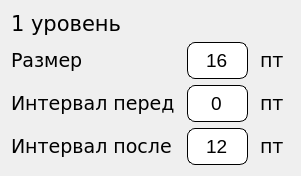
    <widget class="QWidget" name="gridLayoutWidget_3">
     <property name="geometry">
      <rect>
       <x>10</x>
       <y>20</y>
       <width>292</width>
       <height>156</height>
      </rect>
     </property>
     <layout class="QGridLayout" name="gridLayout_3">
      <item row="0" column="0">
       <widget class="QLabel" name="labelSettings_15">
        <property name="font">
         <font>
          <family>Verdana</family>
          <pointsize>16</pointsize>
          <weight>50</weight>
          <italic>false</italic>
          <bold>false</bold>
         </font>
        </property>
        <property name="mouseTracking">
         <bool>false</bool>
        </property>
        <property name="text">
         <string>1 уровень</string>
        </property>
       </widget>
      </item>
      <item row="3" column="1">
       <widget class="QLineEdit" name="LEFirstLvlSpacingAfter">
        <property name="maximumSize">
         <size>
          <width>90</width>
          <height>16777215</height>
         </size>
        </property>
        <property name="font">
         <font>
          <pointsize>14</pointsize>
          <weight>50</weight>
          <bold>false</bold>
         </font>
        </property>
        <property name="styleSheet">
         <string notr="true">QLineEdit {
  border-radius: 8px;
  border: 1px solid black;
  padding: 5px 15px;
}

QLineEdit:focus {
  border: 1px solid yellow;
}

QLineEdit::placeholder {
  color: #767e89;
}</string>
        </property>
        <property name="text">
         <string>12</string>
        </property>
        <property name="alignment">
         <set>Qt::AlignCenter</set>
        </property>
       </widget>
      </item>
      <item row="3" column="0">
       <widget class="QLabel" name="labelSettings_12">
        <property name="font">
         <font>
          <family>Verdana</family>
          <pointsize>14</pointsize>
          <weight>50</weight>
          <italic>false</italic>
          <bold>false</bold>
         </font>
        </property>
        <property name="mouseTracking">
         <bool>false</bool>
        </property>
        <property name="text">
         <string>Интервал после</string>
        </property>
       </widget>
      </item>
      <item row="3" column="2">
       <widget class="QLabel" name="labelSettings_20">
        <property name="font">
         <font>
          <family>Verdana</family>
          <pointsize>14</pointsize>
          <weight>50</weight>
          <italic>false</italic>
          <bold>false</bold>
         </font>
        </property>
        <property name="mouseTracking">
         <bool>false</bool>
        </property>
        <property name="text">
         <string> пт </string>
        </property>
       </widget>
      </item>
      <item row="1" column="2">
       <widget class="QLabel" name="labelSettings_18">
        <property name="font">
         <font>
          <family>Verdana</family>
          <pointsize>14</pointsize>
          <weight>50</weight>
          <italic>false</italic>
          <bold>false</bold>
         </font>
        </property>
        <property name="mouseTracking">
         <bool>false</bool>
        </property>
        <property name="text">
         <string> пт </string>
        </property>
       </widget>
      </item>
      <item row="1" column="0">
       <widget class="QLabel" name="labelSettings_16">
        <property name="font">
         <font>
          <family>Verdana</family>
          <pointsize>14</pointsize>
          <weight>50</weight>
          <italic>false</italic>
          <bold>false</bold>
         </font>
        </property>
        <property name="mouseTracking">
         <bool>false</bool>
        </property>
        <property name="text">
         <string>Размер</string>
        </property>
       </widget>
      </item>
      <item row="1" column="1">
       <widget class="QLineEdit" name="LEFirstLvlSize">
        <property name="maximumSize">
         <size>
          <width>90</width>
          <height>16777215</height>
         </size>
        </property>
        <property name="font">
         <font>
          <pointsize>14</pointsize>
          <weight>50</weight>
          <bold>false</bold>
         </font>
        </property>
        <property name="styleSheet">
         <string notr="true">QLineEdit {
  border-radius: 8px;
  border: 1px solid black;
  padding: 5px 15px;
}

QLineEdit:focus {
  border: 1px solid yellow;
}

QLineEdit::placeholder {
  color: #767e89;
}</string>
        </property>
        <property name="text">
         <string>16</string>
        </property>
        <property name="alignment">
         <set>Qt::AlignCenter</set>
        </property>
       </widget>
      </item>
      <item row="2" column="0">
       <widget class="QLabel" name="labelSettings_11">
        <property name="font">
         <font>
          <family>Verdana</family>
          <pointsize>14</pointsize>
          <weight>50</weight>
          <italic>false</italic>
          <bold>false</bold>
         </font>
        </property>
        <property name="mouseTracking">
         <bool>false</bool>
        </property>
        <property name="text">
         <string>Интервал перед </string>
        </property>
       </widget>
      </item>
      <item row="2" column="1">
       <widget class="QLineEdit" name="LEFirstLvlSpacingBefore">
        <property name="maximumSize">
         <size>
          <width>90</width>
          <height>16777215</height>
         </size>
        </property>
        <property name="font">
         <font>
          <pointsize>14</pointsize>
          <weight>50</weight>
          <bold>false</bold>
         </font>
        </property>
        <property name="styleSheet">
         <string notr="true">QLineEdit {
  border-radius: 8px;
  border: 1px solid black;
  padding: 5px 15px;
}

QLineEdit:focus {
  border: 1px solid yellow;
}

QLineEdit::placeholder {
  color: #767e89;
}</string>
        </property>
        <property name="text">
         <string>0</string>
        </property>
        <property name="alignment">
         <set>Qt::AlignCenter</set>
        </property>
       </widget>
      </item>
      <item row="2" column="2">
       <widget class="QLabel" name="labelSettings_19">
        <property name="font">
         <font>
          <family>Verdana</family>
          <pointsize>14</pointsize>
          <weight>50</weight>
          <italic>false</italic>
          <bold>false</bold>
         </font>
        </property>
        <property name="mouseTracking">
         <bool>false</bool>
        </property>
        <property name="text">
         <string> пт </string>
        </property>
       </widget>
      </item>
     </layout>
    </widget>
